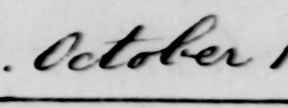
//> input picture BYU_fellowship/wordimg_315.png, 288 x 108 px
$ ./main ../BYU_fellowship/ 3 3 3 ../BYU_fellowship/wordimg_300.png ../BYU_fellowship/wordimg_315.png   (built with g++ and OpenCV 4)
//> lines starting //> are read from the running program, lines starting //| are printed output that depends on the picture
/*Brian Davis
 *Jitter
 *
 *This project is simply to add some noise to a directory of images
 *to synthetically extend a dataset.
 *It expects the images to be indexed by some sort of number.
 */

#include <iostream>
#include <random>
#include "opencv2/core/core.hpp"
#include "opencv2/highgui/highgui.hpp"

using namespace std;
using namespace cv;


int main(int argc, char** argv)
{
    if (argc<7)
    {
        cout << "Usage: " << argv[0] << " [directory of images to extend] [starting index of image numbers] [ending index] [number of times the data is to be replicated] [image name before number] [image name after number, including extension]" << endl;
       return 1;
    }
    string dir = argv[1];
    int startIndex = atoi(argv[2]);
    int endIndex = atoi(argv[3]);
    int numberOfRep = atoi(argv[4]);

    string imageNamePre = argv[5];
    string imageNamePost = argv[6];

    default_random_engine generator;
    normal_distribution<double> shiftH_distribution(0,4);
    normal_distribution<double> shiftV_distribution(0,2);
    normal_distribution<double> noise_distribution(0,40);

    for (int i=0; i<numberOfRep; i++)
    {
        for (int index = startIndex; index<=endIndex; index++)
        {
            int newIndex=1+(i+1)*(1+endIndex-startIndex) + (index-startIndex);
            Mat img = imread(dir + imageNamePre + to_string(index) + imageNamePost,CV_LOAD_IMAGE_GRAYSCALE);
//> img is the input picture: 108 rows x 288 cols, CV_8UC1; min 0, max 222, mean 181.9

            int shiftH = shiftH_distribution(generator);
            if (shiftH > 8 || shiftH < -8) shiftH=0;
            int shiftV = shiftV_distribution(generator);
            if (shiftV > 4 || shiftV < -4) shiftV=0;

            Mat newImg = img.clone();
            for (int x=0; x<img.cols; x++)
                for (int y=0; y<img.rows; y++)
                {
                    int noise = noise_distribution(generator);
                    int newVal = 255;
                    if (x+shiftH >= 0 && x+shiftH < img.cols && y+shiftV >= 0 && y+shiftV < img.rows)
                        newVal = img.at<unsigned char>(y+shiftV,x+shiftH) + noise;
                    if (newVal<0) newVal=0;
                    else if (newVal>255) newVal=255;
                    newImg.at<unsigned char>(y,x) = newVal;
                }
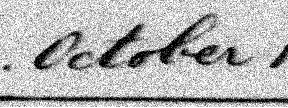
//> newImg: 108 rows x 288 cols, CV_8UC1; min 0, max 255, mean 181.3

            imwrite(dir + imageNamePre + to_string(newIndex) + imageNamePost, newImg);
        }
    }
    return 0;
}
